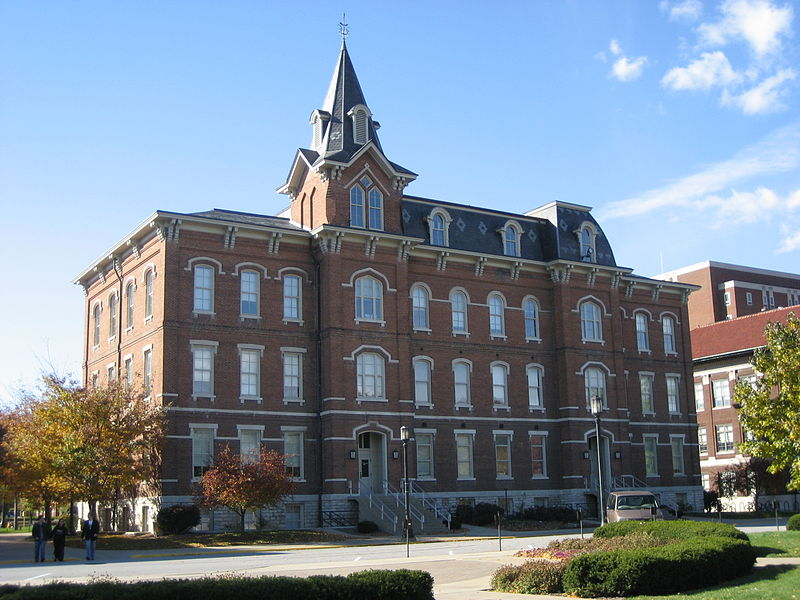
#> input picture transformations/img2.jpg, 800 x 600 px
$ python test.py
#> lines starting #> are read from the running program, lines starting #| are printed output that depends on the picture
import cv2
import math
import numpy as np

def perspective_warp(image, transform):
  h, w = image.shape[:2]
  corners_bef = np.float32([[0, 0], [w, 0], [w, h], [0, h]]).reshape(-1, 1, 2)
  corners_aft = cv2.perspectiveTransform(corners_bef, transform)
  xmin = math.floor(corners_aft[:, 0, 0].min())
  ymin = math.floor(corners_aft[:, 0, 1].min())
  xmax = math.ceil(corners_aft[:, 0, 0].max())
  ymax = math.ceil(corners_aft[:, 0, 1].max())
  x_adj = math.floor(xmin - corners_aft[0, 0, 0])
  y_adj = math.floor(ymin - corners_aft[0, 0, 1])
  translate = np.eye(3)
  translate[0, 2] = -xmin
  translate[1, 2] = -ymin
  corrected_transform = np.matmul(translate, transform)
  return cv2.warpPerspective(image, corrected_transform, (math.ceil(xmax - xmin), math.ceil(ymax - ymin))), x_adj, y_adj

img = cv2.imread("img2.jpg")
#> img is the input picture: shape (600, 800, 3); mean B, G, R 151.4, 138.1, 124.2
T = np.eye(3)

rot = np.zeros((2, 2))
alpha = math.pi/4

rot[0][0] = math.cos(alpha)
rot[1][1] = math.cos(alpha)
rot[0][1] = -math.sin(alpha)
rot[1][0] = math.sin(alpha)

rot *= 2

transl = np.zeros((2))
transl[0] = 400
transl[1] = -100

T[0:2, 0:2] = rot
T[0:2, 2] = transl

print(T)

# img, _, _ = perspective_warp(img, T)
img = cv2.warpPerspective(img, T, (img.shape[0] + 100, img.shape[1] + 100))
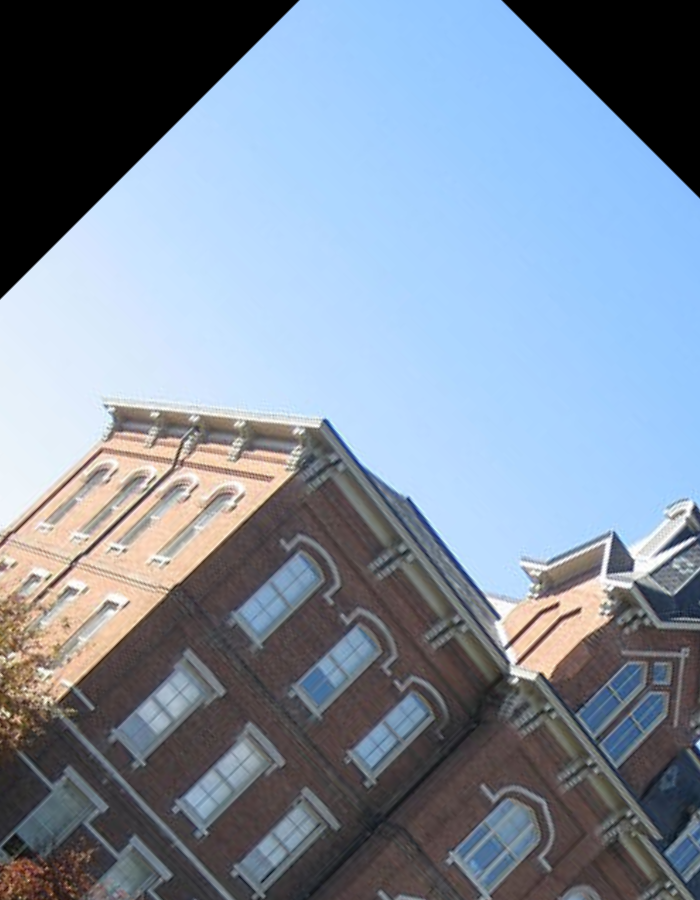
#> img: shape (900, 700, 3); mean B, G, R 159.1, 141.9, 128.1

cv2.imshow("", img)
key = cv2.waitKey(10000)
#> (key Esc is pressed here)
